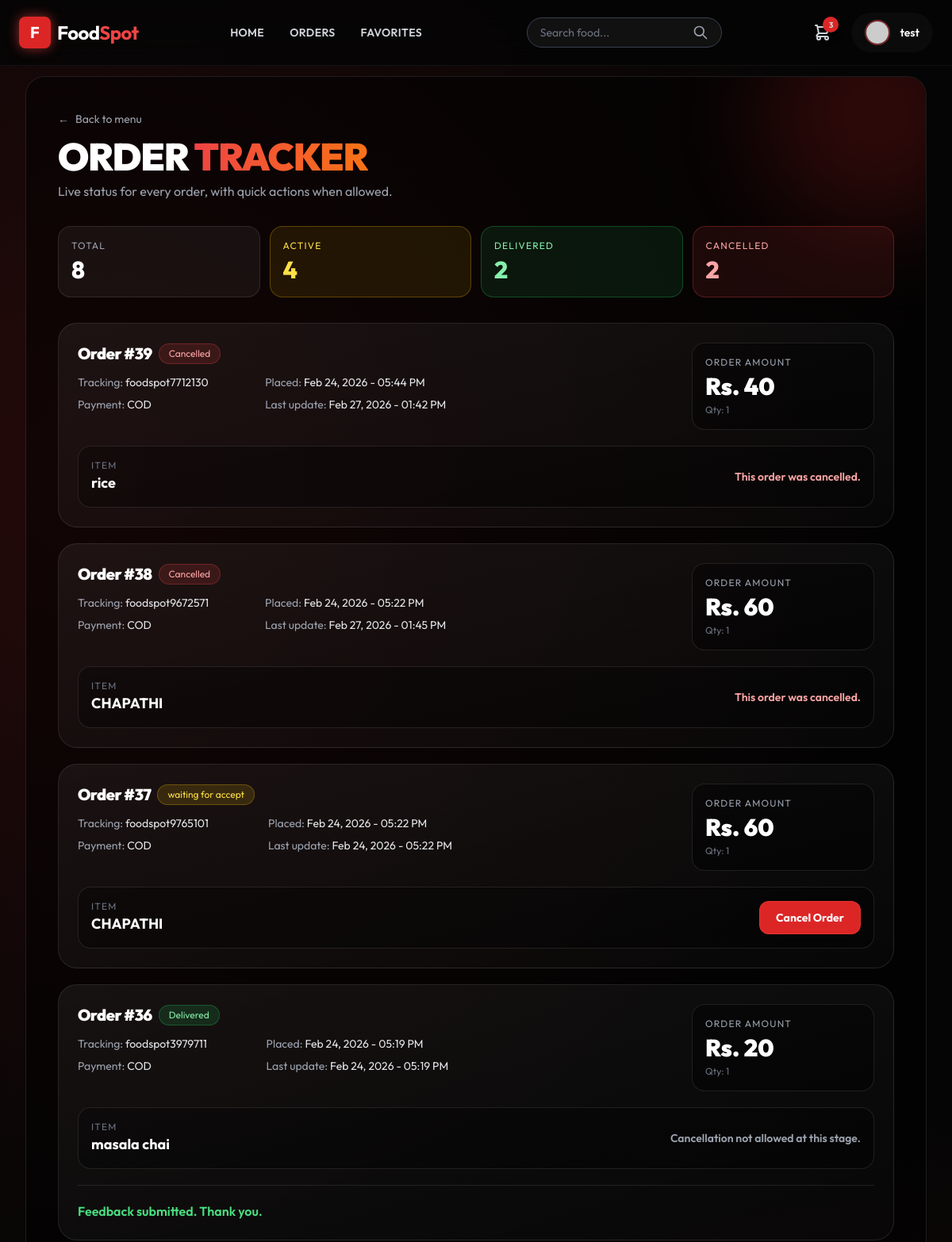
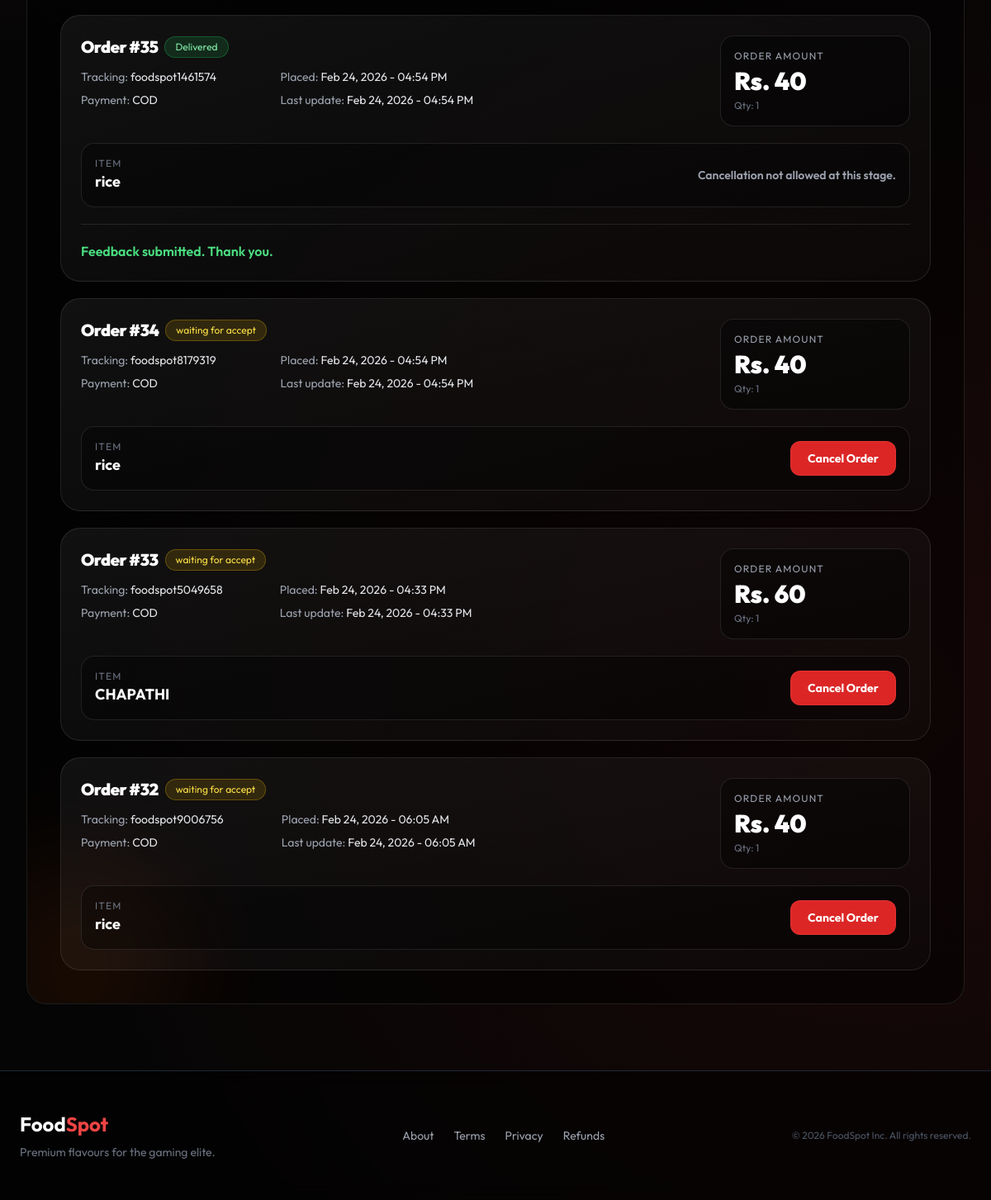
Page /my-orders/ (signed in) on the committed database (2 pictures, top to bottom).
### menu/models.py (models this page shows, shortened)
class Order(models.Model):
    orderitem = models.ForeignKey(Product, on_delete=models.CASCADE)
    customer = models.ForeignKey(User, on_delete=models.CASCADE)
    qty = models.IntegerField(default=1) # Kept this to avoid breaking Buy logic
    date_order = models.DateTimeField(auto_now_add=True)
    STATUS_CHOICES = (
        ('waiting for accept', 'waiting for accept'),
        ('accepted and cooking', 'accepted and cooking'),
        ('ready to pickup', 'ready to pickup'),
        ('Delivered', 'Delivered'),
        ('Cancelled', 'Cancelled'),
    )
    order_sts = models.CharField(max_length=50, choices=STATUS_CHOICES, default='waiting for accept')
    address = models.TextField(null=True, blank=True)
    price = models.DecimalField(max_digits=10, decimal_places=2, null=True)
    payment_method = models.CharField(max_length=50, default='COD')  # COD or GPay
    status_updated_at = models.DateTimeField(null=True, blank=True)  # For auto-status progression
    razorpay_order_id = models.CharField(max_length=200, null=True, blank=True)
    razorpay_payment_id = models.CharField(max_length=200, null=True, blank=True)
    razorpay_signature = models.CharField(max_length=200, null=True, blank=True)
    tracking_no = models.CharField(max_length=150, null=True, blank=True)

class Product(models.Model):
    category = models.ForeignKey(Category, on_delete=models.CASCADE)
    name = models.CharField(max_length=150, null=False, blank=False)
    product_image = models.ImageField(upload_to='images', null=True, blank=True)
    quantity = models.IntegerField(null=False, blank=False, default=0)
    original_price = models.DecimalField(max_digits=10, decimal_places=2, null=False)
    selling_price = models.DecimalField(max_digits=10, decimal_places=2, null=False)
    description = models.TextField(max_length=300, null=False)
    is_veg = models.BooleanField(default=False)

### menu/views.py (the view)
# urls.py: path("my-orders/", UserOrdersView.as_view(), name="my_orders"),
@method_decorator(signin_required, name="dispatch")
@method_decorator(never_cache, name="dispatch")
class UserOrdersView(View):
    def get(self, request):
        orders = Order.objects.filter(customer=request.user).select_related("orderitem").order_by("-date_order")
        form = ReviewForm()
        context = {
            "orders": orders,
            "form": form,
            "total_orders": orders.count(),
            "active_orders": orders.exclude(order_sts__in=["Delivered", "Cancelled"]).count(),
            "delivered_orders": orders.filter(order_sts="Delivered").count(),
            "cancelled_orders": orders.filter(order_sts="Cancelled").count(),
        }
        return render(request, "menu/orders.html", context)

### menu/templates/menu/orders.html (shortened to what this page needs)
{% extends 'menu/base.html' %}
{% block content %}
<div class="relative overflow-hidden rounded-3xl border border-white/10 bg-black/50 backdrop-blur-xl p-6 md:p-10">
    <div class="absolute -top-24 -right-20 h-72 w-72 rounded-full bg-red-600/20 blur-3xl pointer-events-none"></div>
    <div class="absolute -bottom-20 -left-16 h-64 w-64 rounded-full bg-orange-600/10 blur-3xl pointer-events-none"></div>
    <div class="relative z-10">
        <div class="mb-8 flex items-center justify-between gap-4">
            <div>
                <a href="{% url 'home' %}" class="inline-flex items-center gap-2 text-sm text-gray-400 hover:text-white transition">
                    <span>&larr;</span>
                    <span>Back to menu</span>
                </a>
                <h1 class="mt-3 text-4xl md:text-5xl font-black tracking-tight text-white">
                    ORDER <span class="text-transparent bg-clip-text bg-gradient-to-r from-red-500 to-orange-500">TRACKER</span>
                </h1>
                <p class="mt-2 text-gray-400">Live status for every order, with quick actions when allowed.</p>
            </div>
        </div>
        <div class="grid grid-cols-2 lg:grid-cols-4 gap-3 mb-8">
            <div class="rounded-2xl border border-white/10 bg-white/5 p-4">
                <p class="text-xs uppercase tracking-widest text-gray-400">Total</p>
                <p class="mt-1 text-3xl font-extrabold text-white">{{ total_orders }}</p>
            </div>
            <div class="rounded-2xl border border-yellow-500/30 bg-yellow-500/10 p-4">
                <p class="text-xs uppercase tracking-widest text-yellow-300">Active</p>
                <p class="mt-1 text-3xl font-extrabold text-yellow-300">{{ active_orders }}</p>
            </div>
            <div class="rounded-2xl border border-green-500/30 bg-green-500/10 p-4">
                <p class="text-xs uppercase tracking-widest text-green-300">Delivered</p>
                <p class="mt-1 text-3xl font-extrabold text-green-300">{{ delivered_orders }}</p>
            </div>
            <div class="rounded-2xl border border-red-500/30 bg-red-500/10 p-4">
                <p class="text-xs uppercase tracking-widest text-red-300">Cancelled</p>
                <p class="mt-1 text-3xl font-extrabold text-red-300">{{ cancelled_orders }}</p>
            </div>
        </div>
        {% if orders %}
        <div class="space-y-5">
            {% for order in orders %}
            <article class="group rounded-3xl border border-white/10 bg-gradient-to-br from-white/[0.06] to-white/[0.02] p-5 md:p-6 hover:border-red-500/40 transition duration-300">
                <div class="flex flex-col lg:flex-row lg:items-start lg:justify-between gap-5">
                    <div class="min-w-0">
                        <div class="flex flex-wrap items-center gap-2">
                            <p class="text-xl font-black text-white tracking-tight">Order #{{ order.id }}</p>
                            <span class="text-xs px-3 py-1 rounded-full border
                                {% if order.order_sts == 'waiting for accept' %}bg-yellow-500/15 text-yellow-300 border-yellow-500/30
                                {% elif order.order_sts == 'accepted and cooking' %}bg-orange-500/15 text-orange-300 border-orange-500/30
                                {% elif order.order_sts == 'ready to pickup' %}bg-blue-500/15 text-blue-300 border-blue-500/30
                                {% elif order.order_sts == 'Delivered' %}bg-green-500/15 text-green-300 border-green-500/30
                                {% else %}bg-red-500/15 text-red-300 border-red-500/30{% endif %}">
                                {{ order.order_sts }}
                            </span>
                        </div>
                        <div class="mt-3 grid grid-cols-1 sm:grid-cols-2 gap-2 text-sm">
                            <p class="text-gray-400">Tracking: <span class="text-gray-200">{{ order.tracking_no|default:"--" }}</span></p>
                            <p class="text-gray-400">Placed: <span class="text-gray-200">{{ order.date_order|date:"M d, Y - h:i A" }}</span></p>
                            <p class="text-gray-400">Payment: <span class="text-gray-200">{{ order.payment_method }}</span></p>
                            <p class="text-gray-400">Last update: <span class="text-gray-200">{{ order.status_updated_at|default:order.date_order|date:"M d, Y - h:i A" }}</span></p>
                        </div>
                    </div>
                    <div class="w-full lg:w-auto lg:min-w-[230px] rounded-2xl border border-white/10 bg-black/40 p-4">
                        <p class="text-xs uppercase tracking-widest text-gray-400">Order Amount</p>
                        <p class="mt-1 text-3xl font-black text-white">Rs. {{ order.price|floatformat:0 }}</p>
                        <p class="text-xs text-gray-500 mt-1">Qty: {{ order.qty }}</p>
                    </div>
                </div>
                <div class="mt-5 rounded-2xl border border-white/10 bg-black/30 p-4 flex flex-col sm:flex-row sm:items-center sm:justify-between gap-3">
                    <div>
                        <p class="text-xs uppercase tracking-widest text-gray-500">Item</p>
                        {% if order.orderitem %}
                        <p class="text-lg font-bold text-white">{{ order.orderitem.name }}</p>
                        {% else %}
                        <p class="text-sm text-gray-500">Item unavailable</p>
                        {% endif %}
                    </div>
                    {% if order.order_sts == 'waiting for accept' %}
                    <form method="POST" action="{% url 'cancel_order' order.id %}" class="cancel-order-form">
                        <button type="button" class="open-cancel-modal inline-flex items-center justify-center rounded-xl border border-red-500/40 bg-red-600 hover:bg-red-700 text-white text-sm font-bold px-5 py-2.5 transition">
                            Cancel Order
                        </button>
                    </form>
                    {% elif order.order_sts == 'Cancelled' %}
                    <p class="text-sm font-semibold text-red-300">This order was cancelled.</p>
                    {% else %}
                    <p class="text-sm font-semibold text-gray-400">Cancellation not allowed at this stage.</p>
                    {% endif %}
                </div>
                {% if order.order_sts|lower == 'delivered' %}
                <div class="mt-5 border-t border-white/10 pt-5">
                    {% if order.review_set.exists %}
                    <p class="text-green-400 font-semibold">Feedback submitted. Thank you.</p>
                    {% endif %}
                </div>
                {% endif %}
            </article>
            {% endfor %}
        </div>
        {% endif %}
    </div>
</div>
{% endblock %}

### menu/templates/menu/base.html (shortened to what this page needs)
{% load static %}
<!DOCTYPE html>
<html lang="en">
<head>
    <script src="https://cdn.tailwindcss.com"></script>
</head>
<body class="flex flex-col min-h-screen">
    {% block navbar %}
    <nav class="glass-nav fixed w-full z-50 transition-all duration-300">
        <div class="max-w-7xl mx-auto px-6 py-4 flex justify-between items-center">
            <a href="{% url 'home' %}" class="flex items-center gap-2 group">
                <div
                    class="w-10 h-10 bg-red-600 rounded-lg flex items-center justify-center transform group-hover:rotate-12 transition duration-300 shadow-[0_0_15px_rgba(239,68,68,0.6)]">
                    <span class="text-white font-bold text-xl">F</span>
                </div>
                <span class="text-2xl font-bold tracking-tight group-hover:text-red-500 transition">Food<span
                        class="text-red-500">Spot</span></span>
            </a>
            {% if user.is_authenticated %}
            <div class="hidden md:flex items-center space-x-8 text-sm font-semibold uppercase tracking-wide">
                <a href="{% url 'home' %}" class="relative group text-gray-300 hover:text-white transition">
                    Home
                </a>
                <a href="{% url 'my_orders' %}" class="relative group text-gray-300 hover:text-white transition">
                    Orders
                </a>
                <a href="{% url 'favorites' %}" class="relative group text-gray-300 hover:text-white transition">
                    Favorites
                </a>
            </div>
            {% endif %}
            {% block search_bar %}
            <form action="{% url 'search' %}" method="GET"
                class="search-form relative hidden md:flex items-center bg-white/5 border border-gray-700 rounded-full px-4 py-2 ml-4 focus-within:border-red-500/50 focus-within:bg-white/10 transition">
                <input type="text" name="q" placeholder="Search food..." autocomplete="off"
                    class="search-input bg-transparent border-none text-sm text-white placeholder-gray-500 focus:outline-none w-48">
                <button type="submit" class="text-gray-400 hover:text-white transition">
                    <svg xmlns="http://www.w3.org/2000/svg" class="h-5 w-5" fill="none" viewBox="0 0 24 24"
                        stroke="currentColor">
                        <path stroke-linecap="round" stroke-linejoin="round" stroke-width="2"
                            d="M21 21l-6-6m2-5a7 7 0 11-14 0 7 7 0 0114 0z" />
                    </svg>
                </button>
            </form>
            {% endblock %}
            <div class="flex items-center space-x-6">
                {% if user.is_authenticated %}
                <a href="{% url 'cart' %}" class="relative group text-gray-300 hover:text-white transition">
                    {% if user.cart_set.count > 0 %}
                    <span
                        class="absolute -top-2 -right-2 bg-red-600 text-[10px] w-5 h-5 flex items-center justify-center rounded-full font-bold shadow-lg animate-bounce">
                        {{ user.cart_set.count }}
                    </span>
                    {% endif %}
                </a>
                {% endif %}
                {% if user.is_authenticated %}
                <a href="{% url 'profile' %}"
                    class="flex items-center gap-3 glass px-4 py-2 rounded-full hover:bg-white/10 transition border-transparent hover:border-red-500/30 group">
                    <div
                        class="w-8 h-8 rounded-full overflow-hidden border-2 border-red-500/50 group-hover:border-red-500 transition">
                        {% if user.profile.profile_pic %}
                        <img src="{{ user.profile.profile_pic.url }}" class="w-full h-full object-cover">
                        {% else %}
                        <img src="https://ui-avatars.com/api/?name={{ user.username }}&background=1f2937&color=fff"
                            class="w-full h-full object-cover">
                        {% endif %}
                    </div>
                    <span class="hidden md:block font-semibold text-sm">{{ user.username }}</span>
                </a>
                {% else %}
                <a href="{% url 'login' %}"
                    class="bg-red-600 hover:bg-red-700 text-white text-sm font-bold px-6 py-2.5 rounded-full shadow-[0_4px_14px_0_rgba(220,38,38,0.39)] hover:shadow-[0_6px_20px_rgba(220,38,38,0.23)] hover:-translate-y-0.5 transition ease-in-out">
                    Login
                </a>
                {% endif %}
            </div>
        </div>
    </nav>
    {% endblock %}
    <main class="flex-grow {% block main_padding_class %}pt-24{% endblock %} px-4 sm:px-6 lg:px-8 max-w-7xl mx-auto w-full fade-in">
        {% block content %}
        {% endblock %}
    </main>
    <footer class="mt-20 border-t border-gray-800 bg-black/50 backdrop-blur-md">
        <div class="max-w-7xl mx-auto py-12 px-6">
            <div class="flex flex-col md:flex-row justify-between items-center gap-6">
                <div class="text-center md:text-left">
                    <h3 class="text-2xl font-bold text-white mb-2">Food<span class="text-red-500">Spot</span></h3>
                    <p class="text-gray-500 text-sm">Premium flavours for the gaming elite.</p>
                </div>
                <div class="flex space-x-6 text-sm text-gray-400">
                    <a href="{% url 'about_us' %}" class="hover:text-red-500 transition">About</a>
                    <a href="{% url 'terms' %}" class="hover:text-red-500 transition">Terms</a>
                    <a href="{% url 'privacy' %}" class="hover:text-red-500 transition">Privacy</a>
                    <a href="{% url 'refund' %}" class="hover:text-red-500 transition">Refunds</a>
                </div>
                <p class="text-gray-600 text-xs">© 2026 FoodSpot Inc. All rights reserved.</p>
            </div>
        </div>
    </footer>
</body>
</html>

### rows in the picture
Order: id "39", order_sts "Cancelled", tracking_no "foodspot7712130", date_order "Feb 24, 2026 - 05:44 PM", payment_method "COD", status_updated_at "Feb 27, 2026 - 01:42 PM", price "40", qty "1", orderitem.name "rice", shows "This order was cancelled."
Order: id "38", order_sts "Cancelled", tracking_no "foodspot9672571", date_order "Feb 24, 2026 - 05:22 PM", payment_method "COD", status_updated_at "Feb 27, 2026 - 01:45 PM", price "60", qty "1", orderitem.name "CHAPATHI", shows "This order was cancelled."
Order: id "37", order_sts "waiting for accept", tracking_no "foodspot9765101", date_order "Feb 24, 2026 - 05:22 PM", payment_method "COD", status_updated_at "Feb 24, 2026 - 05:22 PM", price "60", qty "1", orderitem.name "CHAPATHI", shows "Cancel Order"
Order: id "36", order_sts "Delivered", tracking_no "foodspot3979711", date_order "Feb 24, 2026 - 05:19 PM", payment_method "COD", status_updated_at "Feb 24, 2026 - 05:19 PM", price "20", qty "1", orderitem.name "masala chai", shows "Cancellation not allowed at this stage.", shows "Feedback submitted. Thank you."
Order: id "35", order_sts "Delivered", tracking_no "foodspot1461574", date_order "Feb 24, 2026 - 04:54 PM", payment_method "COD", status_updated_at "Feb 24, 2026 - 04:54 PM", price "40", qty "1", orderitem.name "rice", shows "Cancellation not allowed at this stage.", shows "Feedback submitted. Thank you."
Order: id "34", order_sts "waiting for accept", tracking_no "foodspot8179319", date_order "Feb 24, 2026 - 04:54 PM", payment_method "COD", status_updated_at "Feb 24, 2026 - 04:54 PM", price "40", qty "1", orderitem.name "rice", shows "Cancel Order"
Order: id "33", order_sts "waiting for accept", tracking_no "foodspot5049658", date_order "Feb 24, 2026 - 04:33 PM", payment_method "COD", status_updated_at "Feb 24, 2026 - 04:33 PM", price "60", qty "1", orderitem.name "CHAPATHI", shows "Cancel Order"
Order: id "32", order_sts "waiting for accept", tracking_no "foodspot9006756", date_order "Feb 24, 2026 - 06:05 AM", payment_method "COD", status_updated_at "Feb 24, 2026 - 06:05 AM", price "40", qty "1", orderitem.name "rice", shows "Cancel Order"

### other values in the picture
{{ user.cart_set.count }} "3"
{{ user.username }} "test"
{{ total_orders }} "8"
{{ active_orders }} "4"
{{ delivered_orders }} "2"
{{ cancelled_orders }} "2"
